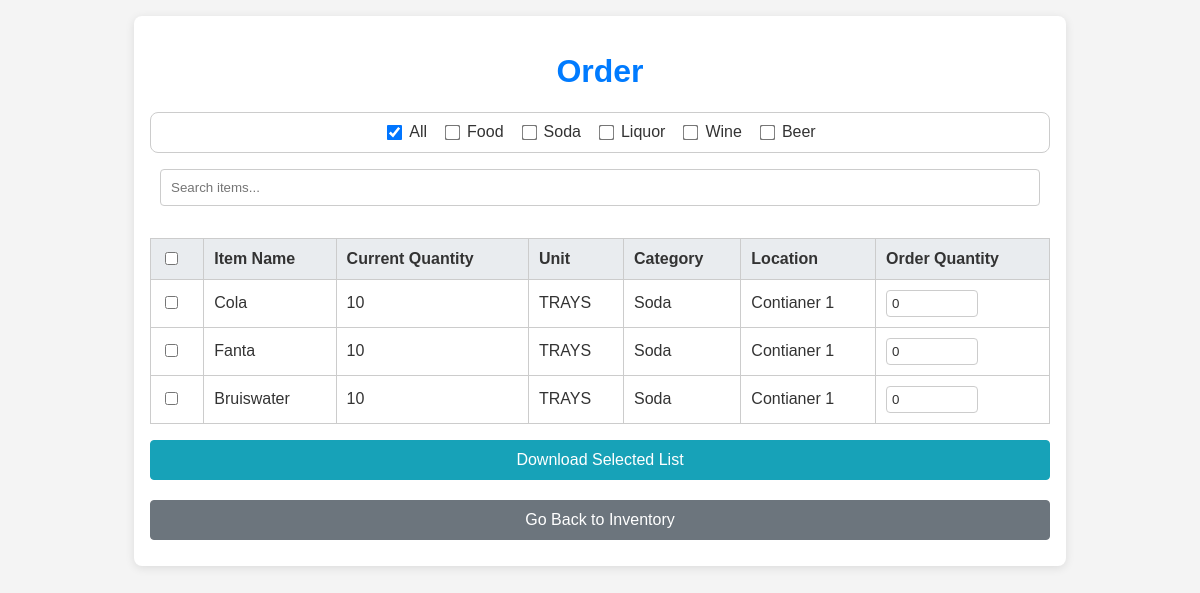
Before: /order_list with the older database file.
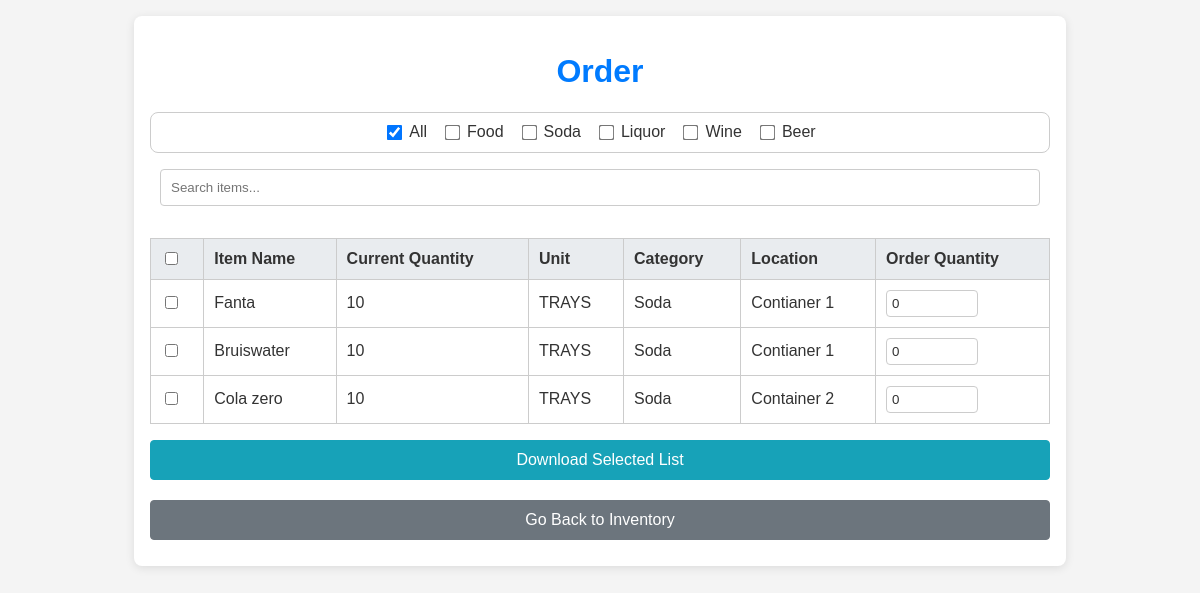
After: the same page with the newer database file.
### tables this page shows
CREATE TABLE items (
            id INTEGER PRIMARY KEY AUTOINCREMENT,
            name TEXT NOT NULL,
            quantity INTEGER NOT NULL,
            unit TEXT NOT NULL,
            category TEXT NOT NULL,
            location TEXT NOT NULL
        );

### app.py (the view)
@app.route('/order_list')
def order_list():
    conn = get_db_connection()
    items = conn.execute('SELECT * FROM items').fetchall()
    conn.close()
    return render_template('order.html', items=items, categories=CATEGORIES)

### app.py (called while the page is built)
def get_db_connection():
    conn = sqlite3.connect(DATABASE)
    conn.row_factory = sqlite3.Row
    return conn

### templates/order.html (shortened to what this page needs)
<!DOCTYPE html>
<html lang="en">
<head>
</head>
<body>
    <main>
        <h1>Order</h1>
        <div class="filter-container">
            {% for category in categories %}
                <label class="filter-item">
                    <input type="checkbox" name="category-filter" value="{{ category }}">
                    <span>{{ category }}</span>
                </label>
            {% endfor %}
        </div>
        <div class="search-container">
            <input type="text" id="search-input" placeholder="Search items...">
        </div>
        <form>
            <div class="table-container">
                <table>
                    <thead>
                        <tr>
                            <th><input type="checkbox" id="select-all"></th>
                            <th>Item Name</th>
                            <th>Current Quantity</th>
                            <th>Unit</th>
                            <th>Category</th>
                            <th>Location</th>
                            <th>Order Quantity</th>
                        </tr>
                    </thead>
                    <tbody>
                        {% for item in items %}
                        <tr class="item-row" data-item-id="{{ item.id }}" data-item-name="{{ item.name }}" data-item-quantity="{{ item.quantity }}" data-item-unit="{{ item.unit }}" data-item-category="{{ item.category }}" data-item-location="{{ item.location }}">
                            <td><input type="checkbox" class="item-checkbox" name="select-item" value="{{ item.id }}"></td>
                            <td>{{ item.name }}</td>
                            <td>{{ item.quantity }}</td>
                            <td>{{ item.unit }}</td>
                            <td>{{ item.category }}</td>
                            <td>{{ item.location }}</td>
                            <td><input type="number" name="order_{{ item.id }}" min="0" value="0"></td>
                        </tr>
                        {% endfor %}
                    </tbody>
                </table>
            </div>
            <div class="action-button-group">
                <button type="button" id="download-button" class="action-button download-button">Download Selected List</button>
                <a href="{{ url_for('index') }}" class="action-button back-button">Go Back to Inventory</a>
            </div>
        </form>
    </main>
</body>
</html>

Changed rows visible on the page:
removed items: name "Cola", quantity "10", unit "TRAYS", category "Soda", location "Contianer 1"
added items: name "Cola zero", quantity "10", unit "TRAYS", category "Soda", location "Container 2"
